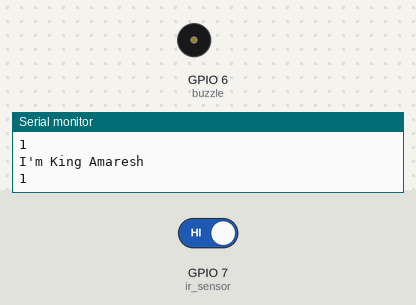
A sketch run on a simulated ESP32-S3. On the bench: buzzer (waves = sounding, pin HIGH), the last lines printed to the serial monitor. Inputs (shaded band) come from the test bench; at power-on: GPIO 7 (ir_sensor) HIGH. WiFi joins after 1.5 s; servers stay silent unless stated.

Above: at 2.7 s.
2.8 s: GPIO 7 (ir_sensor) driven LOW
At 4.4 s:
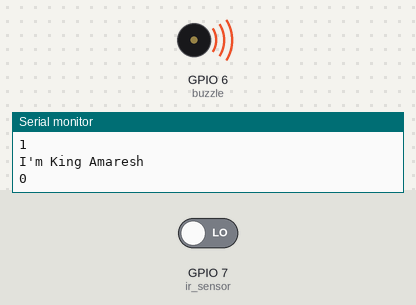
5.0 s: GPIO 7 (ir_sensor) driven HIGH
At 5.9 s:
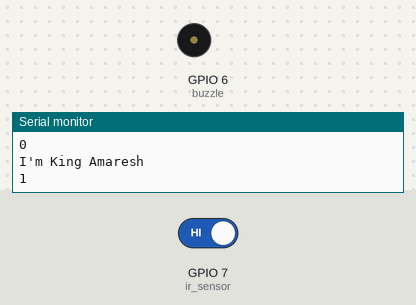
Timing chart, 0 to 8.0 s (numbered marks = the images above; inputs shaded):
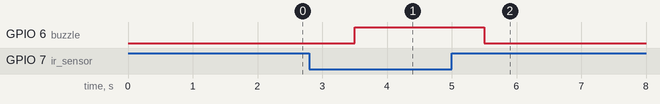

Measured:
- after the input at 2.8 s, GPIO 6 (buzzle): LOW → HIGH after 0.70 s
- after the input at 5.0 s, GPIO 6 (buzzle): HIGH → LOW after 0.51 s

The sketch:

Basic_OTA_Led_Buzzle.ino
```cpp
#include <WiFi.h>
#include <ESPmDNS.h>
#include <WiFiUdp.h>
#include <ArduinoOTA.h>

const char* ssid = "BUNNYHERO";
const char* password = "12345678";
int buzzle = 6;
int ir_sensor=7;
void setup() {


  Serial.begin(115200);
  Serial.println("Booting");
  WiFi.mode(WIFI_STA);
  WiFi.begin(ssid, password);
  while (WiFi.waitForConnectResult() != WL_CONNECTED) {
    Serial.println("Connection Failed! Rebooting...");
    delay(5000);
    ESP.restart();
  }
  pinMode(ir_sensor,INPUT);
  pinMode(buzzle, OUTPUT);

  // Port defaults to 3232
  // ArduinoOTA.setPort(3232);

  // Hostname defaults to esp3232-[MAC]
  // ArduinoOTA.setHostname("myesp32");

  // No authentication by default
  // ArduinoOTA.setPassword("admin");

  // Password can be set with it's md5 value as well
  // MD5(admin) = 21232f297a57a5a743894a0e4a801fc3
  // ArduinoOTA.setPasswordHash("21232f297a57a5a743894a0e4a801fc3");

  ArduinoOTA
    .onStart([]() {
      String type;
      if (ArduinoOTA.getCommand() == U_FLASH)
        type = "sketch";
      else // U_SPIFFS
        type = "filesystem";

      // NOTE: if updating SPIFFS this would be the place to unmount SPIFFS using SPIFFS.end()
      Serial.println("Start updating " + type);
    })
    .onEnd([]() {
      Serial.println("\nEnd");
    })
    .onProgress([](unsigned int progress, unsigned int total) {
      Serial.printf("Progress: %u%%\r", (progress / (total / 100)));
    })
    .onError([](ota_error_t error) {
      Serial.printf("Error[%u]: ", error);
      if (error == OTA_AUTH_ERROR) Serial.println("Auth Failed");
      else if (error == OTA_BEGIN_ERROR) Serial.println("Begin Failed");
      else if (error == OTA_CONNECT_ERROR) Serial.println("Connect Failed");
      else if (error == OTA_RECEIVE_ERROR) Serial.println("Receive Failed");
      else if (error == OTA_END_ERROR) Serial.println("End Failed");
    });

  ArduinoOTA.begin();

  Serial.println("Ready");
  Serial.print("IP address: ");
  Serial.println(WiFi.localIP());
}

void loop() {
  ArduinoOTA.handle();
  Serial.println("I'm King Amaresh");
  int data=digitalRead(ir_sensor);

  Serial.println(data);
  if (data == 0)
{
  digitalWrite(buzzle,HIGH);
  delay(1000);
}
else{
   digitalWrite(buzzle,LOW);
  delay(1000);

}
}
```
